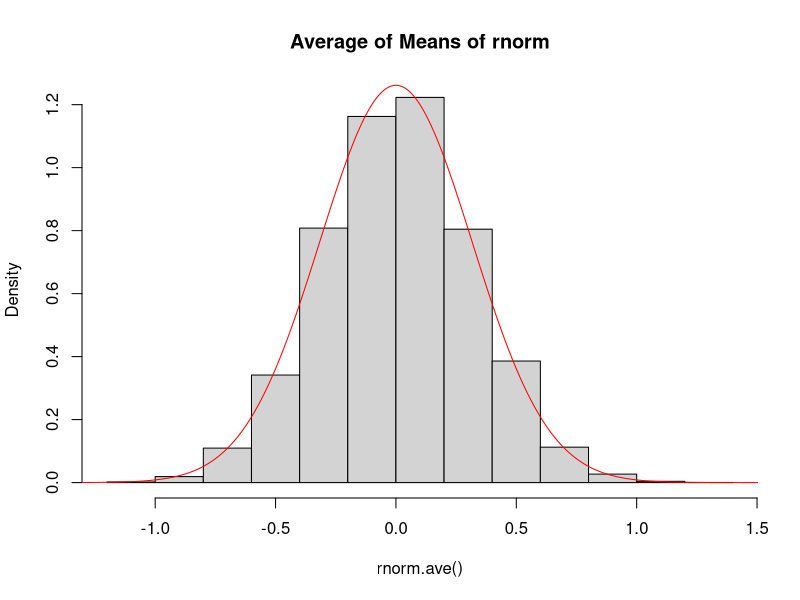
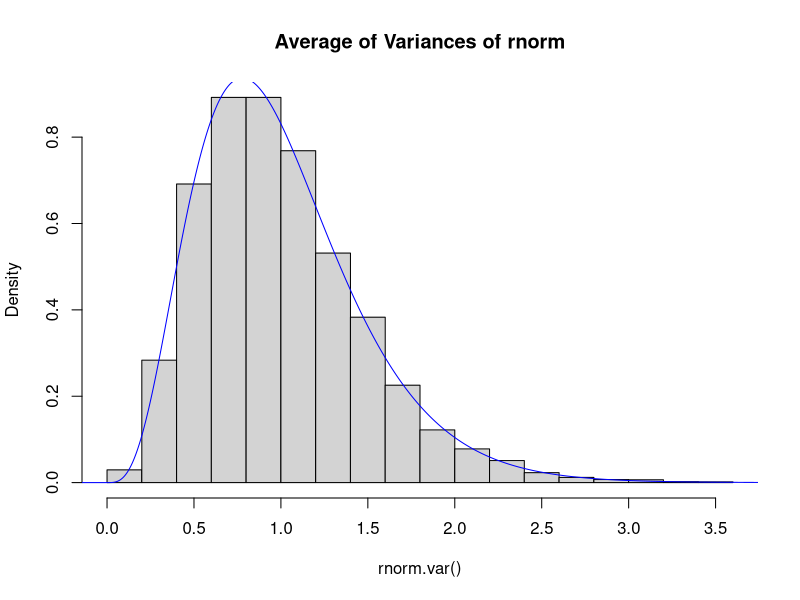
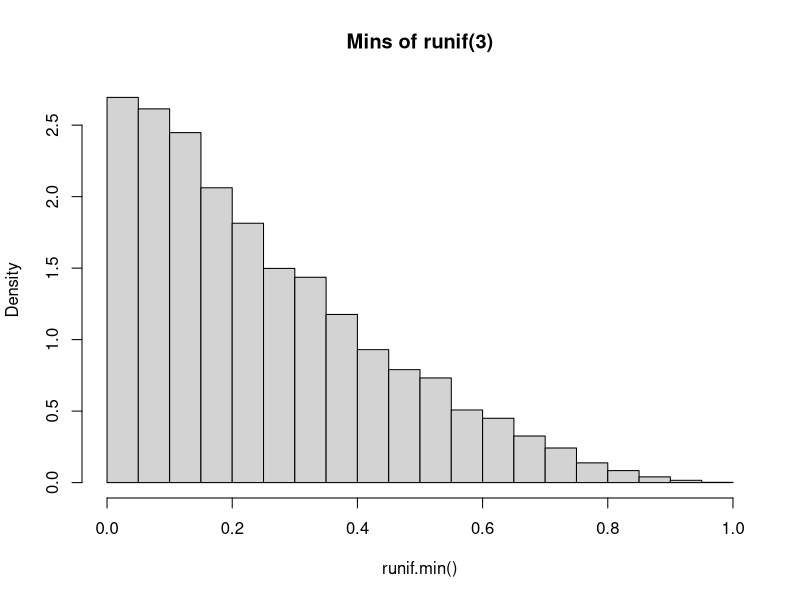
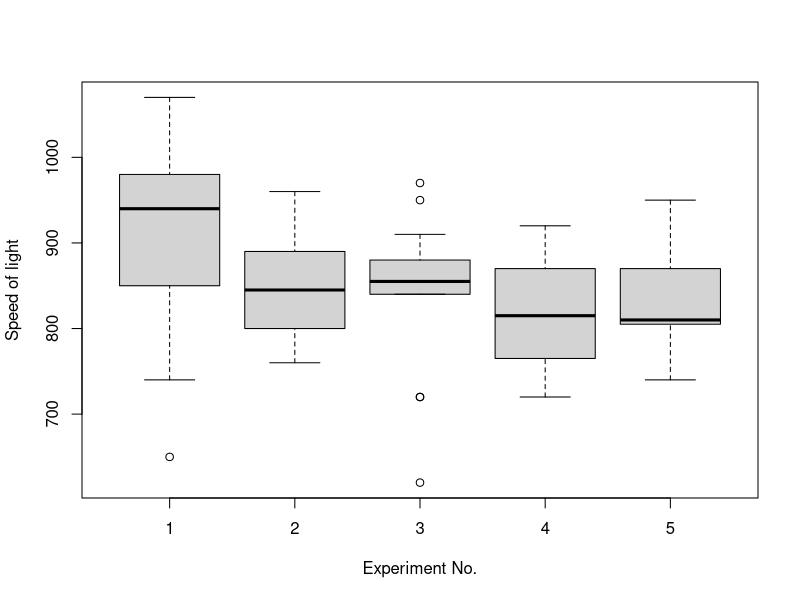
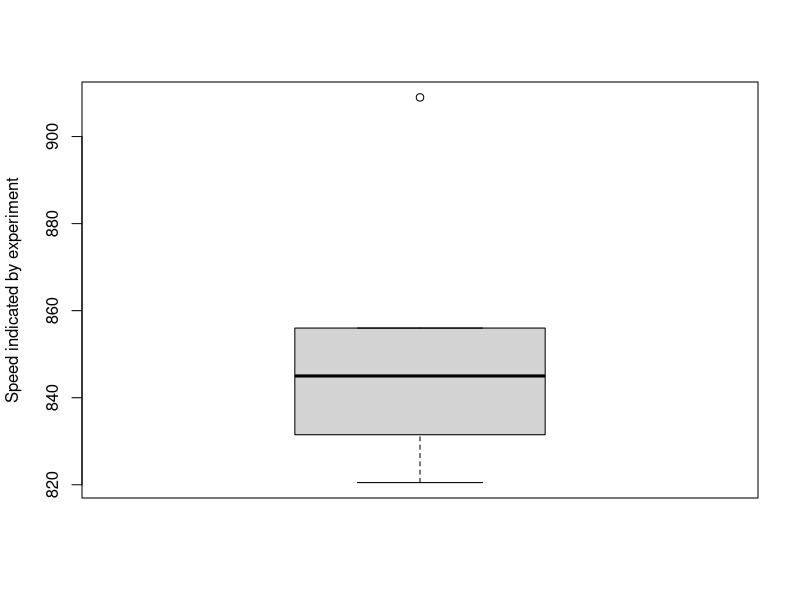
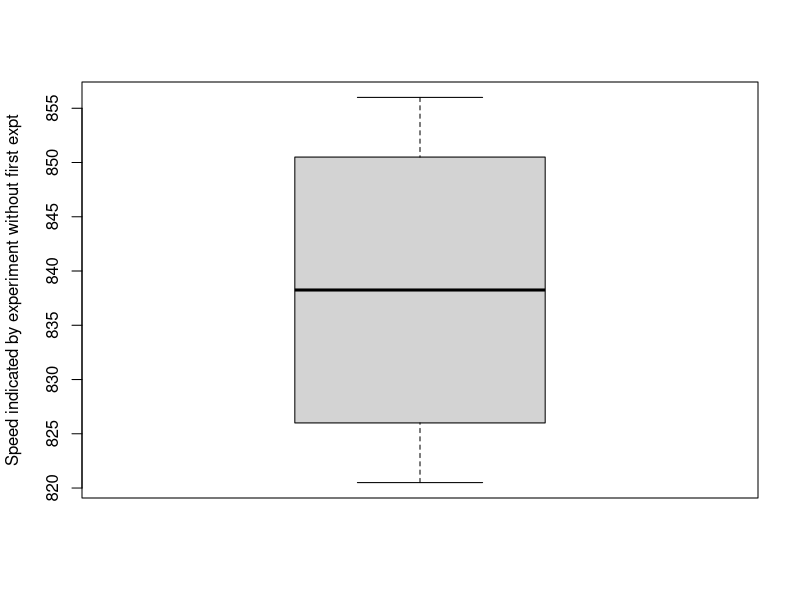
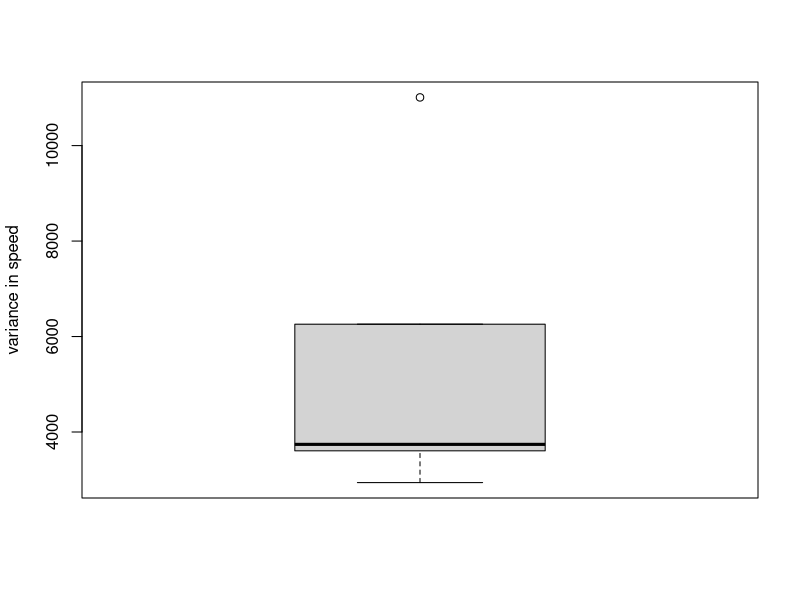
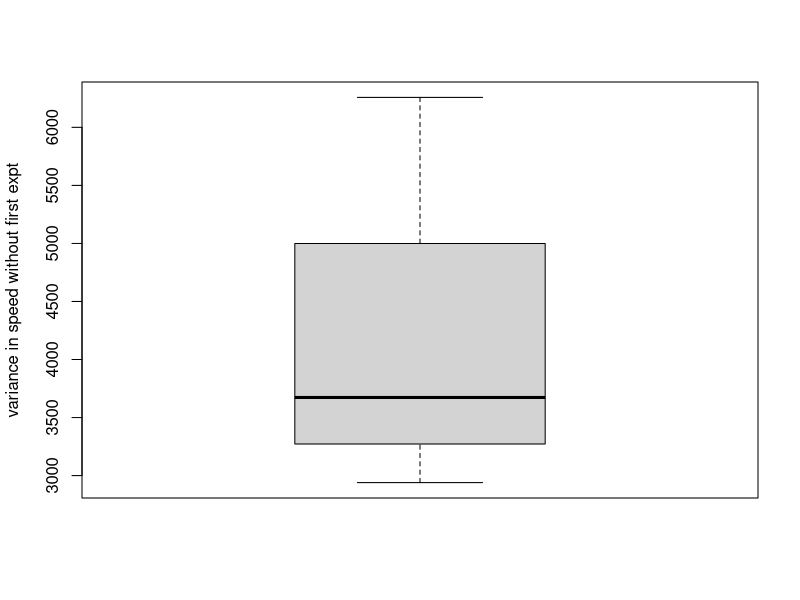

Generate these figures, in order, with R:
# Assignment 07
# ALEX CLEMMER U0458675

print("Alex Clemmer u0458675")

n = 20
k = 10000
t = seq(-9, 81, 0.01)

###########
# PROBLEM 1
###########

# PROBLEM 1 PART (a): Over a large distribution, we will have a
# normal distribution, and the expected value will be the median (0).
# The variance will be the square of the each individual variance
# divided by n.

# PROBLEM 1 (b): See the pdf and code below. The sample mean
# and variance should be around 0 and 1/sqrt(k), respectively.
# This turns out to be a pretty good approximation.

# Find the average mean of 10 elements, and repeat 100 times
rnorm.ave = function()
{
	x = matrix(rnorm(100000), 10000, 10)
	m = apply(x, MARGIN=1, FUN=mean)
}

# Plot the average means
hist(rnorm.ave(), freq=FALSE, main="Average of Means of rnorm")
lines(t, dnorm(t, 0, 1/sqrt(10)), col='red')

# PROBLEM 1 (c): The theoretical distribution is a Chi-Square.
# The variance is 18/9 (or 2k/k) and the mean is 9/9 (or k/k).

# PROBLEM 1 (d): See plot in pdf and code below. The mean and
# variance are pretty straightforward: they are k and 2k,
# respectively (or 9 and 18)

# Find the average variance
rnorm.var = function()
{
	x = matrix(rnorm(100000), 10000, 10)
	m = apply(x, MARGIN=1, FUN=var)
}

# Plot the average variance
hist(rnorm.var(), freq=FALSE, main="Average of Variances of rnorm")
lines((1/9)*t, 9*dchisq(t, 9), col='blue')

# PROBLEM 1 (e):

paste("Problem 1e -- P(\bar{x}_{10} < -0.5): ", pnorm(-0.5, 0, 1/sqrt(10)))

# PROBLEM 1 (f):

p = rnorm.ave()
t = 0
for(i in p)
{
	if(i < -.5)
	{
		t = t + 1
	}
}
t = t/10000
paste("Problem 1f -- Probability via the statistics: ", t)

###########
# PROBLEM 2
###########

# PROBLEM 2 (a): See code below. This distribution is
# clearly not symmetric.

# "Collect" minimums
runif.min = function()
{
	x = matrix(runif(30000), 10000, 3)
	#print(x)
	m = apply(x, MARGIN=1, FUN=min)
	#print(m)
}

# Plot the minimums
hist(runif.min(), freq=FALSE, main="Mins of runif(3)")

# PROBLEM 2 (b): 

paste("Problem 2b -- Mean of runif.min(): ", mean(runif.min()))
paste("Problem 2b -- Variance of runif.min(): ", var(runif.min()))

# PROBLEM 2 (c): 

r = runif.min()
z = 0
for(i in r)
{
	if(i > 0.6)
	{
		z = z+1
	}
}
z = z/10000
paste("Problem 2c -- P(min > .6)", z)

###########
# PROBLEM 3
###########

###########
# PROBLEM 3 (a): Clearly the first one had the largest IQR, with
# somewhere around 1080-720 being the range of Q3 to Q1.
###########

boxplot(Speed ~ Expt, morley, xlab = "Experiment No.", ylab = "Speed of light")

###########
# PROBLEM 3 (b): #3 clearly had the most outliers.
###########

###########
# PROBLEM 3 (c): They are inaccurate. But the more times the experiment
# is repeated, the closer you get to the real number.
###########

###########
# PROBLEM 3 (d):
###########

paste("Problem 3d -- Mean of morley speeds: ", mean(morley$Speed))
paste("Problem 3d -- Variance of morley speeds: ", var(morley$Speed))

###########
# PROBLEM 3 (e):
###########

p = matrix(morley$Speed, 20, 5)
q = apply(p, MARGIN=2, FUN=mean)
#print(p)
print("Problem 3e -- Mean of each individual morley Expt: ")
#print(q)
paste("Problem 3e -- Mean of all means of the morley Expts: ", mean(q))
paste("Problem 3e -- Variance of all means of the morley Expts: ", var(q))

###########
# PROBLEM 3 (f): The variance should be proportionally reduced,
# as what we're left with is a set of 5 means, which excluding
# the one outlier, are pretty close together.
###########

###########
# PROBLEM 3 (g): The variance does match the theoretical variance:
###########

# Clearly experiment 5 is the outlier.
boxplot(q, ylab="Speed indicated by experiment")

# Remove #5 and re-plot
q = q[-(1)]
boxplot(q, ylab="Speed indicated by experiment without first expt")

# for variances:
p = matrix(morley$Speed, 20, 5)
q = apply(p, MARGIN=2, FUN=var)
boxplot(q, ylab="variance in speed")
q = q[-(1)]
boxplot(q, ylab="variance in speed without first expt")
